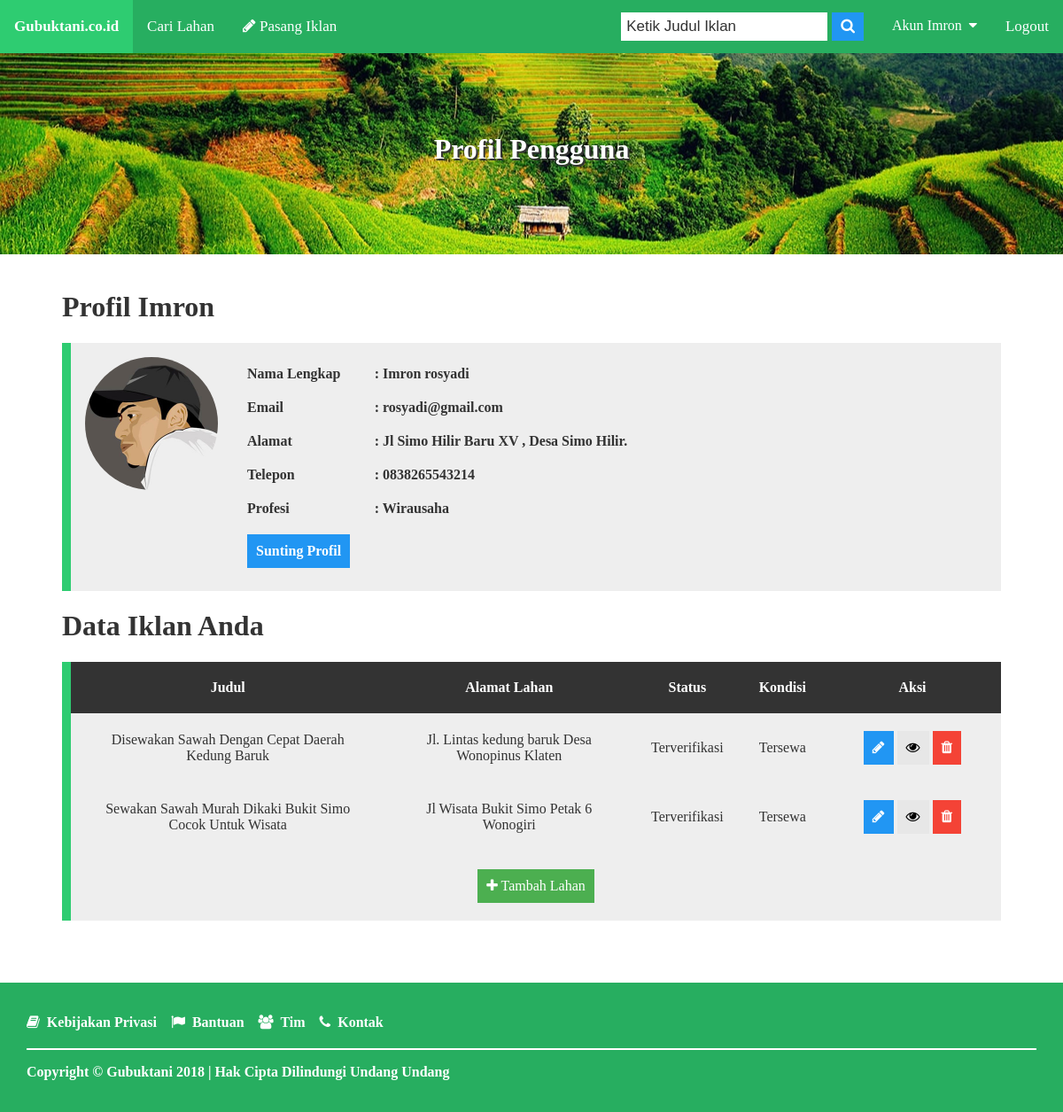
The app's page /ui/akun.php (signed in), older data.
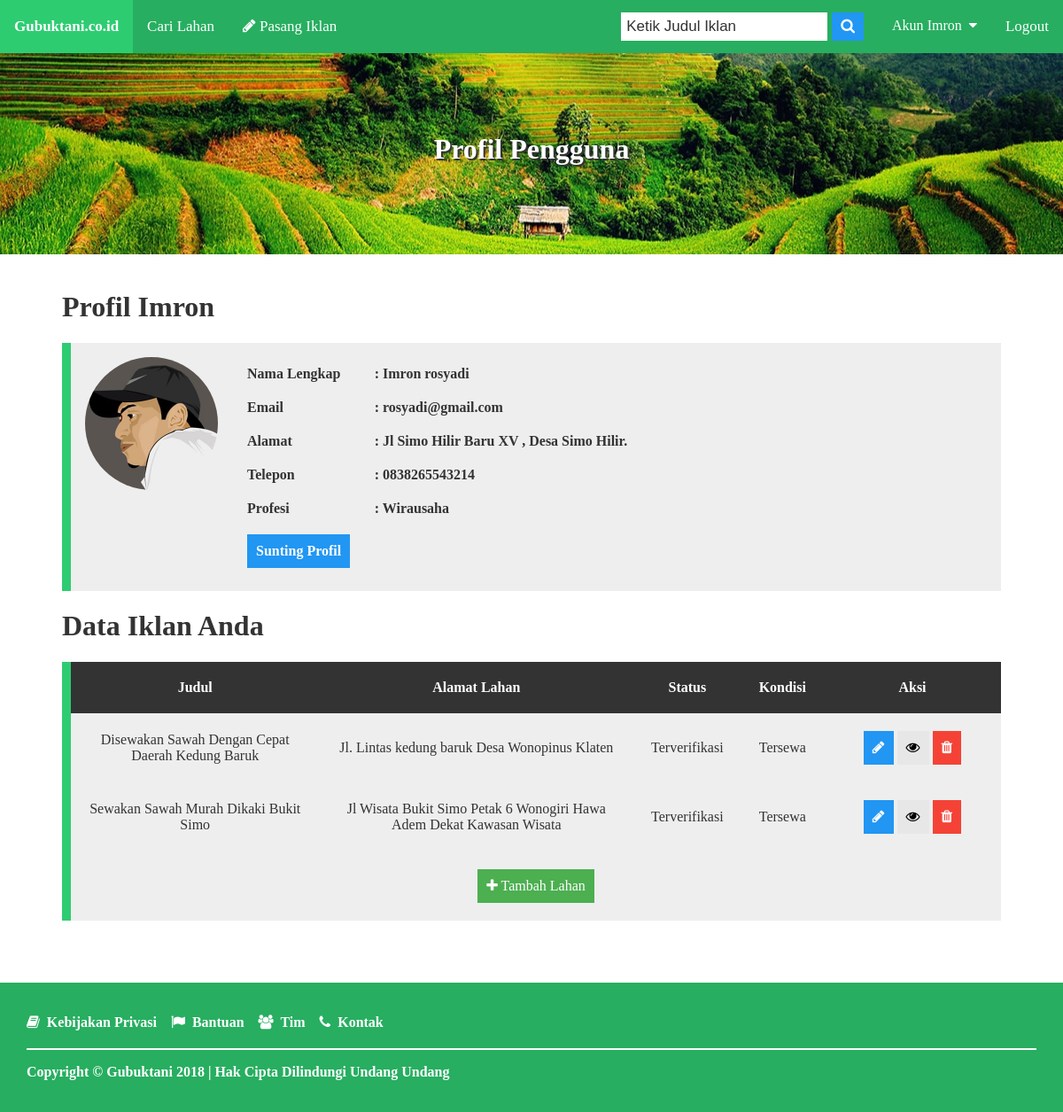
The same page, newer data.
### tables this page shows
CREATE TABLE `tb_lahan` (
  `id_lahan` int(11) NOT NULL,
  `id_user` int(11) NOT NULL,
  `id_kategori` int(11) NOT NULL,
  `judul` varchar(100) NOT NULL,
  `alamat_lahan` varchar(100) NOT NULL,
  `luas` varchar(7) NOT NULL,
  `sertifikasi` varchar(60) NOT NULL,
  `deskripsi` text NOT NULL,
  `harga` int(11) NOT NULL,
  `kurun_sewa` varchar(10) NOT NULL,
  `status` varchar(20) NOT NULL,
  `kondisi` varchar(10) NOT NULL,
  `fasilitas_irigasi` varchar(60) NOT NULL,
  `fasilitas_tanah` varchar(60) NOT NULL,
  `fasilitas_jalan` varchar(60) NOT NULL,
  `fasilitas_pemandangan` varchar(60) NOT NULL,
  `foto_lahan` varchar(255) NOT NULL,
  `fieldCreate_at` varchar(100) DEFAULT NULL,
  `fieldUpdate_at` varchar(100) DEFAULT NULL
);

### ui/User.php (called while the page is built, shortened)
<?php
    class User
    {
        private $db;
        function __construct($db_conn)
        {
            $this->db = $db_conn;
        }
        public function isLoggedIn(){
            if(isset($_SESSION['user_session']))
            {
                return true;
            }
        }
        public function getUser(){
            try {
                $query = $this->db->prepare("SELECT * FROM tb_user WHERE id_user = :id_user");
                $query->bindParam(":id_user", $_SESSION['user_session']);
                $query->execute();
                return $query->fetch();
            } catch (PDOException $e) {
                echo $e->getMessage();
                return false;
            }
        }
    }
?>

### ui/akun.php (the view, shortened to what this page needs)
<?php
    require_once "db.php";
    require_once "User.php";
    $user = new User($db);
    $currentUser = $user->getUser();
    $query = $db->prepare("SELECT * FROM tb_user WHERE id_user = $currentUser[id_user] ");
    $query->execute();
    $data = $query->fetch();
    $currentUser = $user->getUser();
 ?>
<!DOCTYPE html>
<html>
<head>
	<link rel="stylesheet" type="text/css" href="css/style.css">
  <link rel="stylesheet" type="text/css" href="css/font-awesome.min.css">
</head>
<body>
<?php include "template/header.php"; ?>
<div class="header">
  <h1>Profil Pengguna</h1>
</div>
<div class="content content-akun">
  <h1>Profil <?php echo $currentUser['nama_depan'] ?></h1>
  <div class="container-akun">
    <img src="images/<?php echo $data['foto'] ?>" alt="Avatar" style="width:150px; height:150px;">
    <div class="akun-isi" >
     <table class="tbakun" border="0">
      <tr>
        <th class="tbakunhead">Nama Lengkap</th><th>: <?php echo $data['nama_depan'] . '&nbsp;' . $data['nama_belakang'] ?></th>
      </tr>
      <tr>
        <th>Email </th><th>: <?php echo $data['email'] ?></th>
      </tr>
      <tr>
        <th>Alamat </th><th>: <?php echo $data['alamat'] ?></th>
      </tr>
      <tr>
        <th>Telepon </th><th>: <?php echo $data['telepon'] ?></th>
      </tr>
      <tr>
        <th>Profesi </th><th>: <?php echo $data['profesi'] ?></th>
      </tr>
      <tr>
        <th colspan="2"><a href="akunEdit.php?id_user=<?php echo $currentUser['id_user'] ?>" class="btn info">Sunting Profil</a></th>
      </tr>
    </table>
    </div>
  </div>
    <h1>Data Iklan Anda</h1>
        <table class="akun-table">
          <tr>
            <th>Judul</th>
            <th>Alamat Lahan</th>
            <th>Status</th>
            <th>Kondisi</th>
            <th class="aksi">Aksi</th>
          </tr>
          <?php
            $fieldSql = "SELECT * FROM tb_lahan INNER JOIN tb_user ON tb_lahan.id_user=tb_user.id_user ORDER BY fieldCreate_at DESC";
            $fieldQuery = $db->prepare($fieldSql);
            $fieldQuery->execute();
            $fields = $fieldQuery->fetchAll();
           ?>
           <?php
           foreach ($fields as $field) {
           if($field['id_user'] == $currentUser['id_user']){
           ?>
          <tr>
            <td><?php echo $field['judul']; ?></td>
            <td><?php echo $field['alamat_lahan']; ?></td>
            <td><?php echo $field['status']; ?></td>
            <td><?php echo $field['kondisi']; ?></td>
            <td class="aksi">
              <a href="fieldEdit.php?id_lahan=<?php echo $field['id_lahan']?>" class="btn info" title="perbarui iklan"><i class="fa fa-pencil"></i></a>
              <a href="fieldDetail.php?id_lahan=<?php echo $field['id_lahan']?>" class="btn default" title="lihat iklan"><i class="fa fa-eye"></i></a>
              <a href="fieldProses.php?id_lahan=<?php echo $field['id_lahan']; ?>" class="btn danger" title="hapus iklan"><i class="fa fa-trash"></i></a>
            </td>
          </tr>
          <?php   } ?>
          <?php } ?>
          <tr>
            <td colspan="5">
              <a href="fieldAdd.php" class="btn success"><i class="fa fa-plus"></i> Tambah Lahan</a>
            </td>
          </tr>
        </table>
</div>
<?php include "template/footer.php"; ?>
</body>
</html>

Row changes from the older to the newer data that the page shows:
changed tb_lahan: judul "Sewakan Sawah Murah Dikaki Bukit Simo Cocok Untuk Wisata" → "Sewakan Sawah Murah Dikaki Bukit Simo"; alamat_lahan "Jl Wisata Bukit Simo Petak 6 Wonogiri" → "Jl Wisata Bukit Simo Petak 6 Wonogiri Hawa Adem Dekat Kawasan Wisata"
